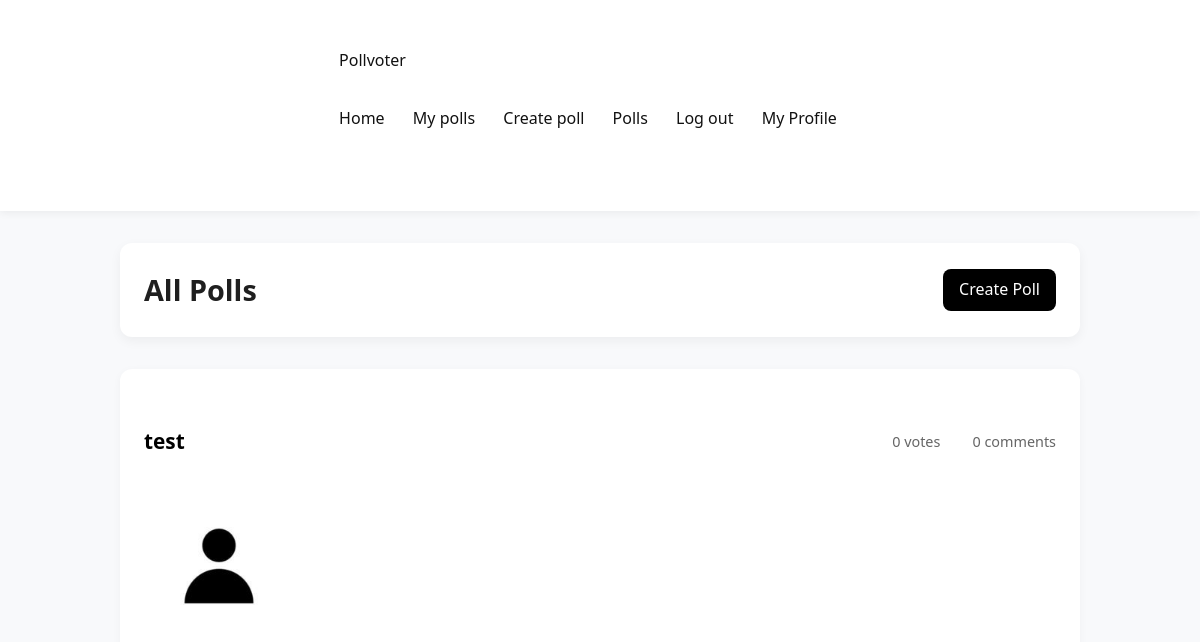
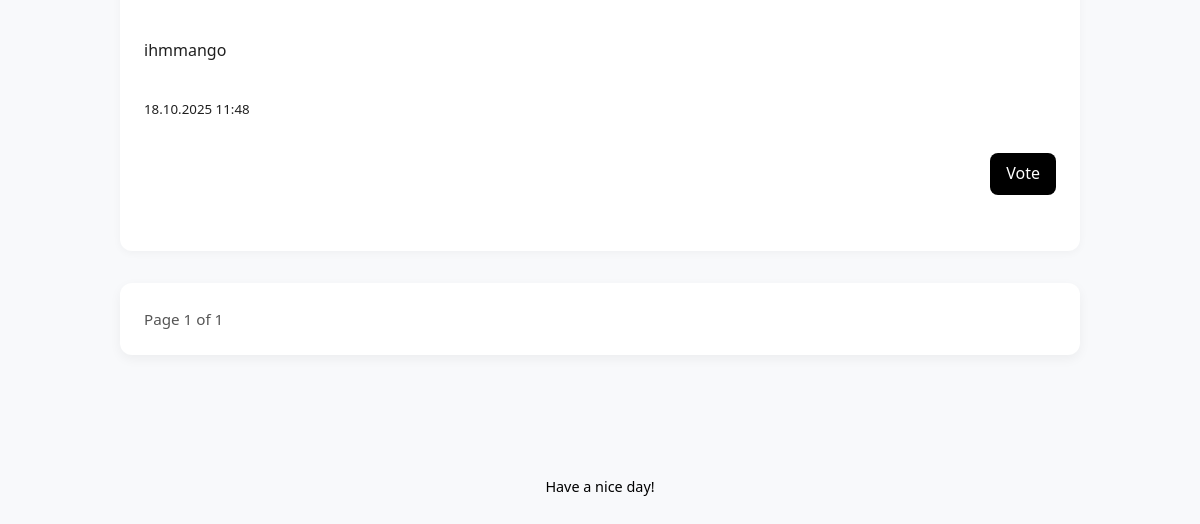
/polls (signed in), run on an earlier commit of the app's database (2 pictures, top to bottom).
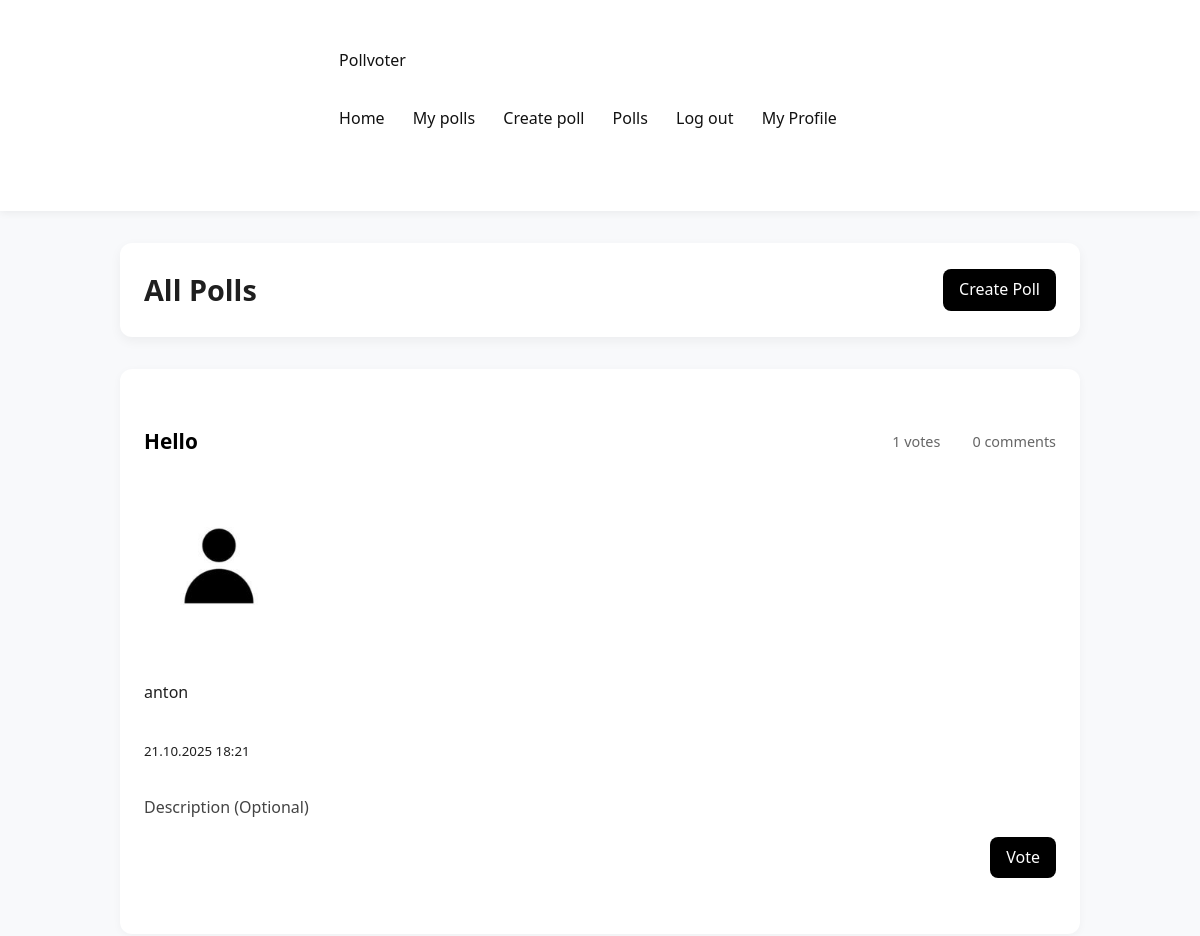
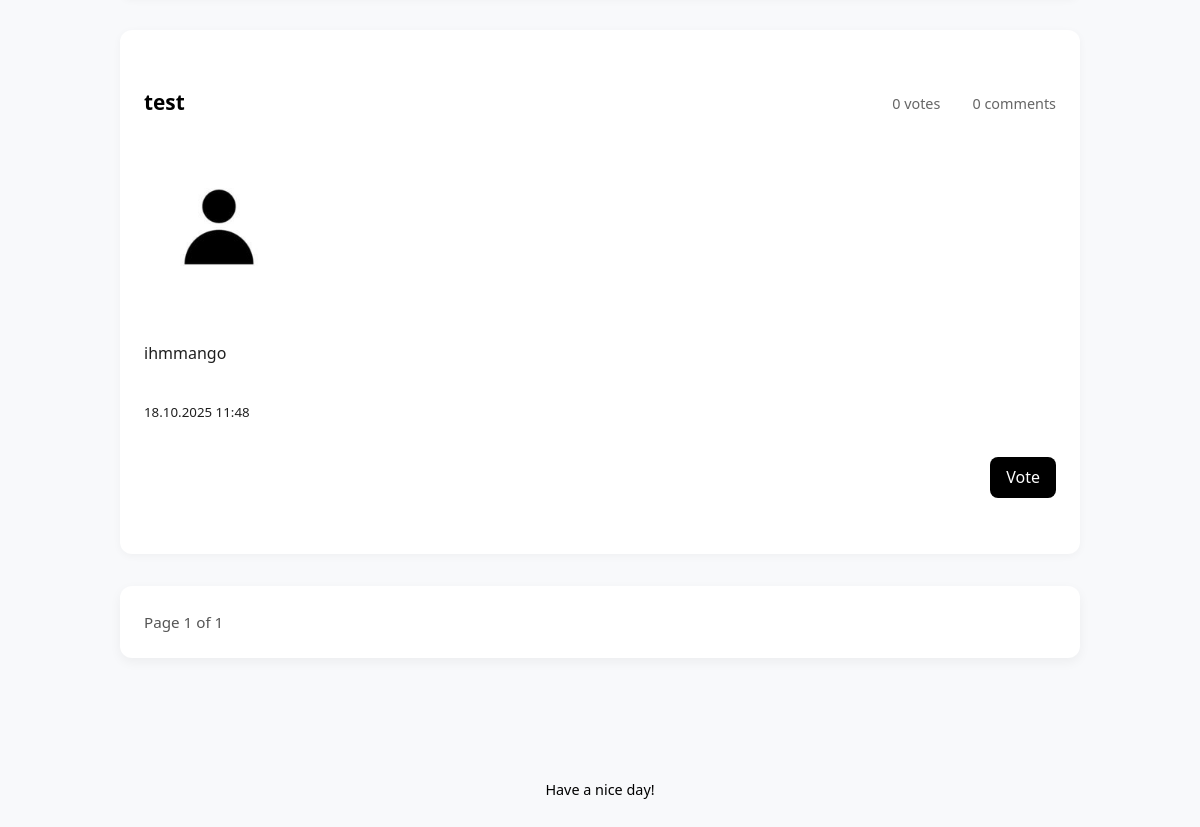
And on a later commit of the database (2 pictures, top to bottom).
### app/models.py (models this page shows, shortened)
class Poll(db.Model):
    __tablename__ = "poll"
    id = Column(Integer, primary_key=True)
    title = Column(Text, nullable=False)
    description = Column(Text)
    created_at = Column(DateTime, default=datetime.now)
    user_id = Column(Integer, ForeignKey("user.id"), nullable=False)
    author = relationship("User", back_populates="polls")
    comments = relationship("Comment", back_populates="poll", cascade="all, delete-orphan")
    options = relationship("PollOption", back_populates="poll", cascade="all, delete-orphan")
    votes = relationship("Vote", back_populates="poll", cascade="all, delete-orphan")
    def getvotecount(self):
        return len(self.votes)

class User(UserMixin, db.Model):
    __tablename__ = "user"
    id = Column(Integer, primary_key=True)
    username = Column(Text, unique=True, nullable = False)
    created_at = Column(DateTime, default=datetime.now)
    full_name = Column(Text)
    bio = Column(Text)
    pfp = Column(Text)
    password_hash = Column(Text)
    polls = relationship("Poll", back_populates="author")
    votes = relationship("Vote", back_populates="user")
    comments = relationship("Comment", back_populates="author")
    def getpfp(self):
        if self.pfp:
            return f"/static/uploads/pfp/{self.pfp}"
        else:
            return f"/static/uploads/pfp/default.jpg"

### app/routes.py (the view)
@polls.route("/polls")
@login_required
def listpolls():
    page = request.args.get("page", 1, type=int)
    polls = Poll.query.order_by(Poll.created_at.desc()).paginate(page=page, per_page=2)
    return render_template("polls.html", polls = polls)

### app/__init__.py (called while the page is built)
def create_app():
    app = Flask(__name__)
    app.config['SECRET_KEY'] = 'your_secret_key'
    app.config['SQLALCHEMY_DATABASE_URI'] = 'sqlite:///pollvoter.db'
    app.config['SQLALCHEMY_TRACK_MODIFICATIONS'] = False
    app.config["UPLOAD_FOLDER"] = "static/uploads"
    app.config["PFP_FOLDER"] =  "app/static/uploads/pfp"
    db.init_app(app)
    login_manager.init_app(app)
    migrate.init_app(app, db)
    app.register_blueprint(auth)
    app.register_blueprint(main)
    app.register_blueprint(polls)
    @login_manager.user_loader
    def load_user(userid):
        return User.query.get(int(userid))
    return app

### app/templates/polls.html (shortened to what this page needs)
{% extends "base.html" %}
{% block content %}
<div class="polls-header">
    <h2>All Polls</h2>
    <a href="{{ url_for('polls.create_poll') }}" class="btn btn-primary">Create Poll</a>
</div>
{% if polls.items %}
    {% for poll in polls.items %}
    <div class="poll-card">
        <div class="poll-header">
            <h3><a href="{{ url_for('polls.poll_detail', poll_id=poll.id) }}">{{ poll.title }}</a></h3>
            <span class="poll-stats">
                 {{ poll.getvotecount() }} votes
                 {{ poll.comments|length }} comments
            </span>
        </div>
        <div class="poll-author">
            <div class="user-avatar"><img src="{{ current_user.getpfp() }}" alt="Profile Picture" width="150" height="150"></div>
            <div>
                <div class="author-name">{{ poll.author.full_name if poll.author.full_name else poll.author.username }}</div>
                <small class="poll-date">{{ poll.created_at.strftime('%d.%m.%Y %H:%M') }}</small>
            </div>
        </div>
        {% if poll.description %}
        <p class="poll-description">{{ poll.description }}</p>
        {% endif %}
        <div class="poll-actions">
            <a href="{{ url_for('polls.poll_detail', poll_id=poll.id) }}" class="btn btn-primary">Vote</a>
        </div>
    </div>
    {% endfor %}
    <div class="pagination">
        <span class="page-info">Page {{ polls.page }} of {{ polls.pages }}</span>
    </div>
{% else %}
    <div class="no-polls">
        <p>There are no polls yet. <a href="{{ url_for('polls.create_poll') }}">Create the first one!</a></p>
    </div>
{% endif %}
{% endblock %}

### app/templates/base.html (shortened to what this page needs)
<!DOCTYPE html>
<html lang="en">
<head>
    <link rel="stylesheet" href="{{url_for('static', filename='styles.css')}}">
</head>
<body>
    <nav>
        <div>
            <a href="{{url_for('main.home')}}">Pollvoter</a>
            <div>
                {%if current_user.is_authenticated%}
                <a href="{{url_for('main.home')}}">Home</a>
                <a href="{{url_for('polls.my_polls')}}">My polls</a>
                <a href="{{url_for('polls.create_poll')}}">Create poll</a>
                <a href="{{url_for('polls.listpolls')}}">Polls</a>
                <a href="{{url_for('auth.logout')}}">Log out</a>
                <a href="{{url_for('main.profile')}}">My Profile</a>
                {%else%}
                <a href="{{url_for('auth.login')}}">Login</a>
                <a href="{{url_for('auth.register')}}">Register</a>
                {%endif%}
            </div>
        </div>
    </nav>
    <div>
        {%block content%}{%endblock%}
    </div>
    <footer>
        <div>
            <p>Have a nice day!</p>
        </div>
    </footer>
</body>
</html>

### app/static/styles.css (style rules this page uses)
* { box-sizing: border-box; margin: 0; padding: 0; }
body { font-family: 'Segoe UI', Tahoma, Geneva, Verdana, sans-serif; background-color: #f8f9fb; color: #1f1f1f; line-height: 1.6; }
nav { background-color: #ffffff; box-shadow: 0 2px 8px rgba(0, 0, 0, 0.06); padding: 1rem 2rem; display: flex; justify-content: space-between; align-items: center; }
nav a { color: #111; text-decoration: none; margin-right: 1.5rem; font-weight: 500; transition: color 0.2s ease-in-out; }
div:not(nav):not(footer) { max-width: 960px; margin: 2rem auto; padding: 1.5rem; background-color: #ffffff; box-shadow: 0 4px 12px rgba(0, 0, 0, 0.05); border-radius: 12px; }
.polls-header { display: flex; justify-content: space-between; align-items: center; margin-bottom: 2rem; }
.polls-header h2 { font-size: 1.8rem; font-weight: 600; }
.btn { display: inline-block; padding: 0.5rem 1rem; background-color: #000; color: #fff; border: none; border-radius: 8px; text-decoration: none; font-weight: 500; transition: background-color 0.2s ease-in-out; }
.poll-card { background-color: #fafafa; border-radius: 12px; box-shadow: 0 2px 6px rgba(0, 0, 0, 0.04); padding: 1.5rem; margin-bottom: 1.5rem; transition: transform 0.2s ease-in-out; }
.poll-header { display: flex; justify-content: space-between; align-items: center; margin-bottom: 0.75rem; }
.poll-header h3 a { color: #000; text-decoration: none; font-size: 1.3rem; }
.poll-stats { font-size: 0.9rem; color: #666; display: flex; gap: 1rem; align-items: center; }
.poll-description { margin-bottom: 1rem; color: #444; }
.poll-actions { margin-top: 1.5rem; display: flex; justify-content: flex-end; }
.pagination { display: flex; justify-content: space-between; align-items: center; margin-top: 2rem; font-size: 0.95rem; }
.page-info { color: #555; }
footer { text-align: center; padding: 1.5rem 0; color: #000000; font-size: 0.9rem; }
.poll-card { background-color: #ffffff; border-radius: 12px; box-shadow: 0 2px 8px rgba(0, 0, 0, 0.04); padding: 1.5rem; margin-bottom: 2rem; }
div:not(nav):not(footer):not(.poll-card):not(.vote-preview):not(.polls-header):not(.pagination) { background-color: transparent; box-shadow: none; padding: 0; }
.poll-actions { margin-top: 1rem; display: flex; justify-content: flex-end; }
footer { margin-top: 4rem; }

What changed in the data, as far as the page shows it:
added Poll: title "Hello", getvotecount "1", comments|length "0", author "anton", created_at "21.10.2025 18:21", description "Description (Optional)"
